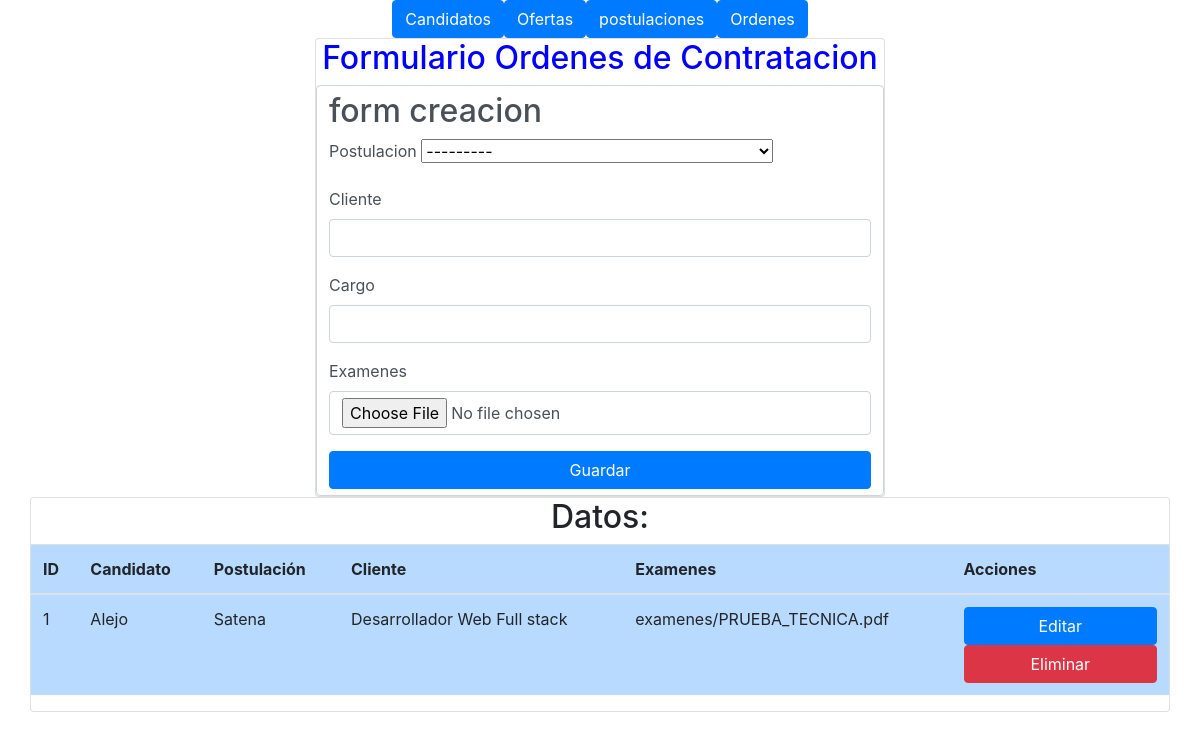
/contratacion/crear_orden/, run on an earlier commit of the app's database.
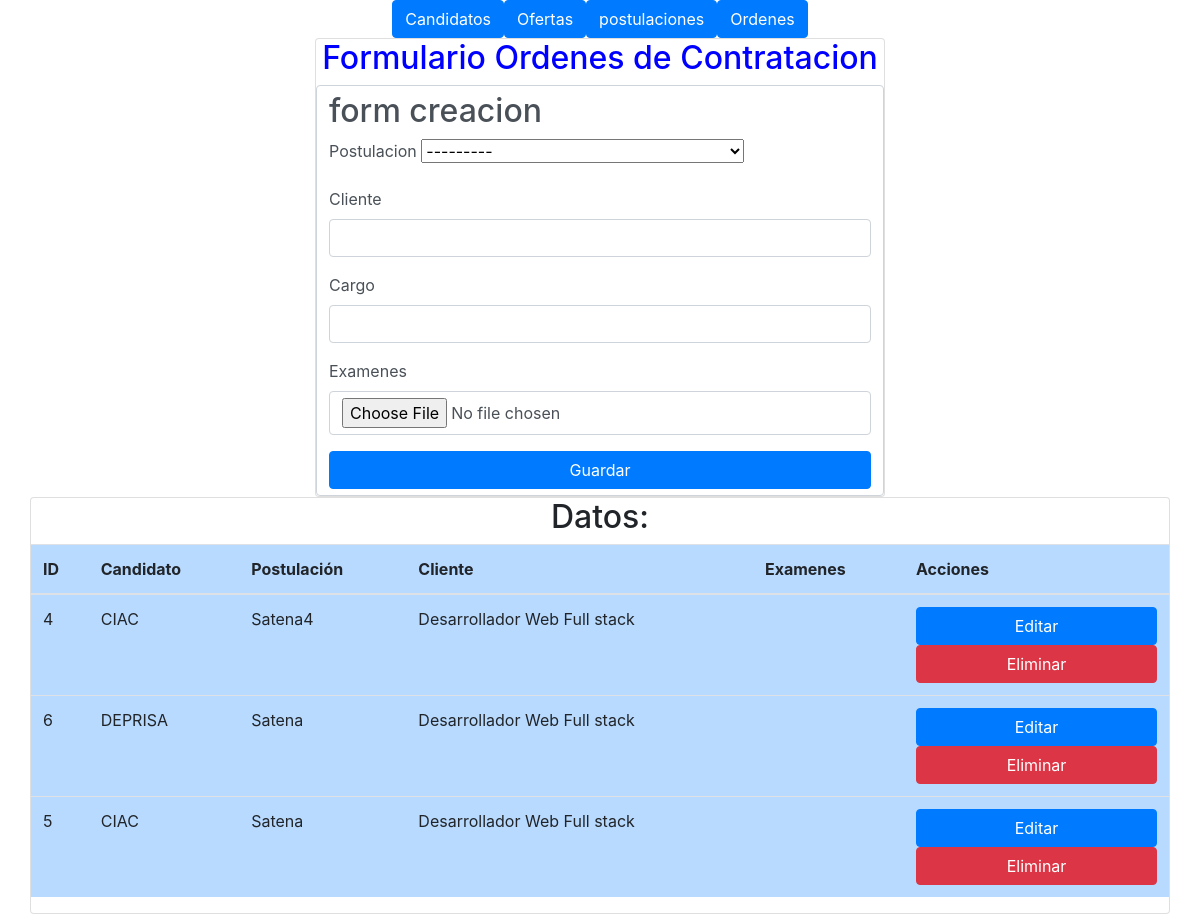
And on a later commit of the database.
### contratacion/models.py (models this page shows, shortened)
class OrdenDeContratacion(models.Model):
    postulacion = models.OneToOneField(Postulacion, on_delete=models.SET_NULL, null=True, blank=True, related_name='orden_contratacion')
    cliente = models.CharField(max_length=100, blank=True, null=True)
    cargo = models.CharField(max_length=100, blank=True, null=True)
    examenes = models.FileField(upload_to='examenes/', blank=True, null=True)
    class Meta:
        verbose_name = "Orden de Contratación"
        verbose_name_plural = "Órdenes de Contratación"

class Postulacion(models.Model):
    candidato = models.ForeignKey(Candidato, on_delete=models.CASCADE)
    oferta_laboral = models.ForeignKey(OfertaLaboral, on_delete=models.CASCADE)
    def __str__(self):
        return f"{self.candidato.nombre} - {self.oferta_laboral.cargo}"
    class Meta:
        verbose_name = "Postulación"
        verbose_name_plural = "Postulaciones"

class Candidato(models.Model):
    class EstadoEnum(models.TextChoices):
        RECLUTA = 'Reclutamiento', 'Reclutamiento'
        CONTRAT = 'Contratacion', 'Contratacion'
    estado = models.CharField(
        max_length=20,
        choices=EstadoEnum.choices,
        default=EstadoEnum.RECLUTA,
        null=True,
    )
    nombre = models.CharField(max_length=100,)
    cedula = models.CharField(max_length=20, blank=True, null=True)
    fecha_nacimiento = models.DateField(null=True, blank=True)
    rh = models.CharField(max_length=3, blank=True, null=True)
    ciudad_expedicion = models.CharField(max_length=100, blank=True, null=True)
    ciudad_nacimiento = models.CharField(max_length=100, blank=True, null=True)
    ciudad_domicilio = models.CharField(max_length=100, blank=True, null=True)
    def __str__(self):
        return self.nombre
    class Meta:
        verbose_name = "Candidato"
        verbose_name_plural = "Candidatos"

### contratacion/views.py (the view, shortened to what this page needs)
# urls.py: path('crear_orden/', views.CrearOrdenDeContratacion.as_view(), name='crear_orden'),
class CrearOrdenDeContratacion(generic.CreateView):
    model = m.OrdenDeContratacion
    form_class = f.OrdenDeContratacionForm
    template_name = 'ordenes_list.html'
    def get_context_data(self, **kwargs):
        kwargs.update({
            'ordenes': m.OrdenDeContratacion.objects.all(),
            'form1': self.get_form(),
        })
        return super().get_context_data(**kwargs)

### contratacion/forms.py
class OrdenDeContratacionForm(forms.ModelForm):
    class Meta:
        model = m.OrdenDeContratacion
        fields = ('postulacion', 'cliente', 'cargo','examenes')

### contratacion/templates/ordenes_list.html (shortened to what this page needs)
{% load static %}
{% load crispy_forms_tags %}
<!DOCTYPE html>
<html lang="en">
<head>
    <link rel="stylesheet" href="https://cdn.jsdelivr.net/npm/bootstrap@4.0.0/dist/css/bootstrap.min.css">
</head>
<body class="container">
    <div class="row d-flex justify-content-center">
        <a class="btn btn-primary" href="{% url 'contratacion:crear_candidato' %}">Candidatos</a>
        <a class="btn btn-primary"  href="{% url 'contratacion:crear_oferta' %}">Ofertas</a>
        <a class="btn btn-primary"  href="{% url 'contratacion:crear_postulacion' %}">postulaciones</a>
        <a class="btn btn-primary"  href="{% url 'contratacion:crear_orden' %}">Ordenes</a>
    </div>
    <div class="row  d-flex justify-content-center">
        <div class="card w-50">
                <div class="h2 text-center w-100" style="color: blue">Formulario Ordenes de Contratacion</div>
                <form method="POST"
                    {% if form2 %}
                    action="{% url 'contratacion:editar_orden' object.id %}"
                    {% else %}
                    action="{% url 'contratacion:crear_orden' %}"
                    {% endif %}
                    class="form-control">
                        {% if form2 %}
                        <div class="h2"> form Actualizacion</div>
                        {{ form2|crispy }}
                        {% else %}
                        <div class="h2"> form creacion</div>
                        {{ form1|crispy }}
                        {% endif %}
                        <div class="d-flex justify-content-center">
                            <button type="submit" class="btn btn-primary w-100">Guardar</button>
                        </div>
                </form>
            </div>
        </div>
        <div class="row d-flex justify-content-center">
         <div class=" card w-100">
            <h2 class="w-100 d-flex justify-content-center">Datos:</h2>
            <table class="table w-100 table-primary ">
                <thead class="table-primary">
                    <tr>
                        <th>ID</th>
                        <th>Candidato</th>
                        <th>Postulación</th>
                        <th>Cliente</th>
                        <th>Examenes</th>
                        <th>Acciones</th>
                    </tr>
                </thead>
                <tbody>
                    {% for candidato in ordenes %}
                    <tr>
                        <td>{{ candidato.postulacion.id }}</td>
                        <td>{{ candidato.postulacion.candidato }}</td>
                        <td>{{ candidato.cliente }}</td>
                        <td>{{ candidato.cargo }}</td>
                        <td>{{ candidato.examenes }}</td>
                        <td>
                            <a  class="btn btn-primary w-100" href="{% url 'contratacion:editar_orden' candidato.id %}" >Editar</a>
                            <form action="{% url 'contratacion:eliminar_orden' candidato.id %}" method="post" style="display:inline;">
                                <button type="submit" class="btn btn-danger w-100" onclick="return confirm('¿Estás seguro de que quieres eliminar este producto?');">Eliminar</button>
                            </form>
                        </td>
                    </tr>
                    {% endfor %}
                </tbody>
            </table>
         </div>
    </div>
</body>
</html>

What changed in the data, as far as the page shows it:
changed OrdenDeContratacion: postulacion.id "1" → "4"; postulacion.candidato "Alejo" → "CIAC"; cliente "Satena" → "Satena4"; examenes "examenes/PRUEBA_TECNICA.pdf" → (not shown)
added OrdenDeContratacion: postulacion.id "6", postulacion.candidato "DEPRISA", cliente "Satena", cargo "Desarrollador Web Full stack"
added OrdenDeContratacion: postulacion.id "5", postulacion.candidato "CIAC", cliente "Satena", cargo "Desarrollador Web Full stack"
